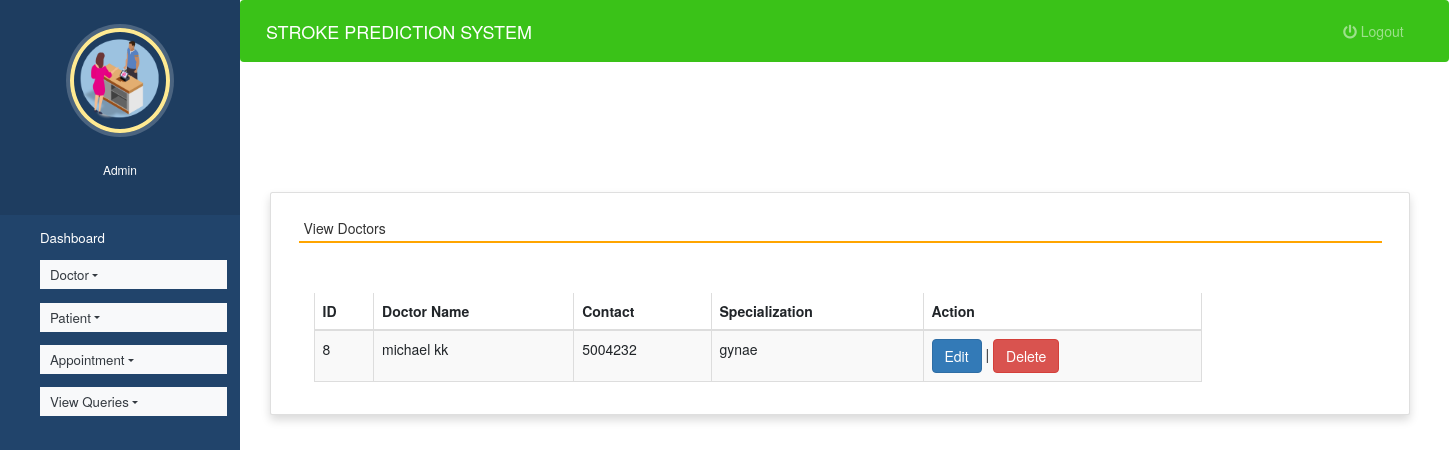
Page /view_doctor (signed in) on the committed database.
### hospitals/models.py (models this page shows, shortened)
class Doctor(models.Model):
    name = models.CharField(max_length=50)
    mobile = models.IntegerField()
    special = models.CharField(max_length=50)

### hospitals/views.py (the view)
# urls.py: path('view_doctor', view_doctor, name='view_doctor'),
def view_doctor(request):
    if not request.user.is_staff:
        return redirect('login')
    doc = Doctor.objects.all()
    d = {'doc':doc}
    return render(request,'view_doctor.html', d)

### hospitals/templates/view_doctor.html (shortened to what this page needs)
{% extends 'admin_nav.html' %}
{% load static %}
{% block content %}
<head>
 <link rel="stylesheet" href="https://maxcdn.bootstrapcdn.com/bootstrap/3.4.1/css/bootstrap.min.css">
  <link rel="stylesheet" href="https://cdnjs.cloudflare.com/ajax/libs/font-awesome/4.7.0/css/font-awesome.min.css">
  <link rel="stylesheet" href="https://use.fontawesome.com/releases/v5.6.3/css/all.css">
</head>
<br><br><br><br>
<div class="container card shadow m-5">
    <div class="card-body">
        <h5 class="p-2" style="border-bottom: 2px solid orange">View Doctors</h5>
		<div class="container mt-5">
			<div class="table-responsive">
		<table id="example" class="table table-striped table-bordered table-sm" style="width:80%">
			<thead>
				<tr>
					<th>ID</th>
					<th>Doctor Name</th>
					<th>Contact</th>
					<th>Specialization</th>
                    <th>Action</th>
				</tr>
			</thead>
			<tbody>
            {% for i in doc %}
			<tr>
				<td>{{i.id}}</td>
				<td>{{i.name}}</td>
				<td>{{i.mobile}}</td>
				<td>{{i.special}}</td>
				<td><a href="{% url 'edit_doctor' i.id %}" class="btn btn-primary">Edit</a> |
				<a href="{% url 'delete_doctor' i.id %}" onclick="return confirm('Are you ready to delete this record ?')" class="btn btn-danger">Delete</a></td>
			</tr>
			{% endfor %}
			</tbody>
		</table>
				</div>
	 </div>
	</div>
</div>
{% endblock content %}

### hospitals/static/style.css (style rules this page uses)
body { padding-left: 240px; }

### hospitals/templates/admin_nav.html (style rules this page uses)
a:link { text-decoration: none; }
a { color: white; }
body { padding-left: 240px; }

### rows in the picture
Doctor: id "8", name "michael kk", mobile "5004232", special "gynae"
